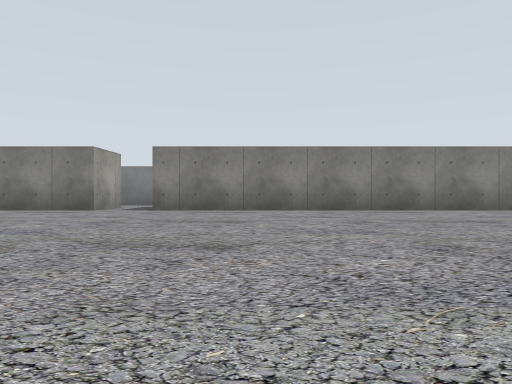
[1] (above)

14 first-person views from a walk through a Gazebo world. The camera is 0.72 m above the floor, looks level and sees 70° across. The floor is counted in squares, 2 m on a side. Each view is taken from the middle of a square. On the plan, view 1 faces up. The plan holds only what a view shows up to about 9 squares ahead; the rest is blank. The place goes on beyond the plan.

[2]
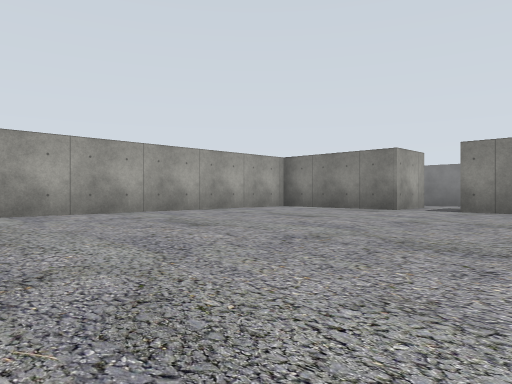

[3]
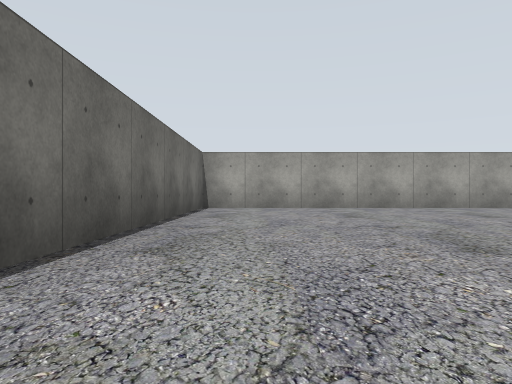

[4]
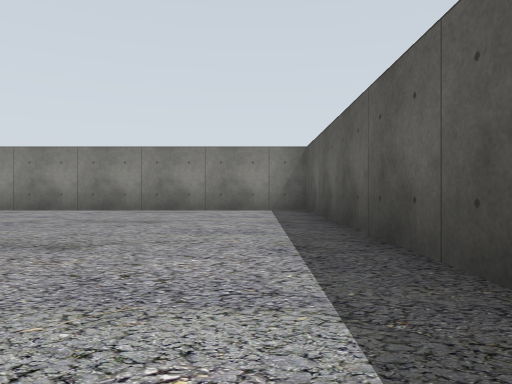

[5]
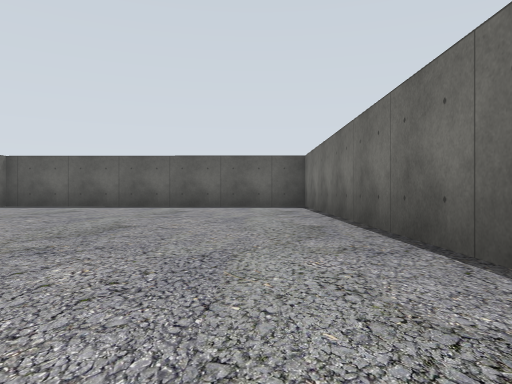

[6]
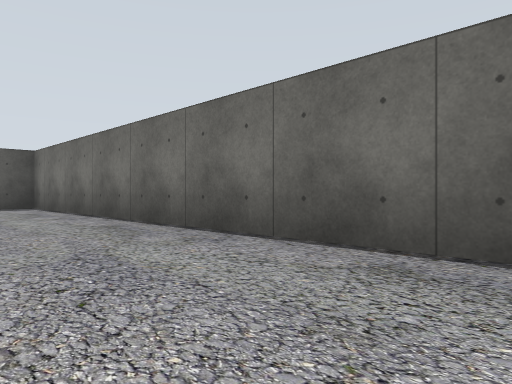

[7]
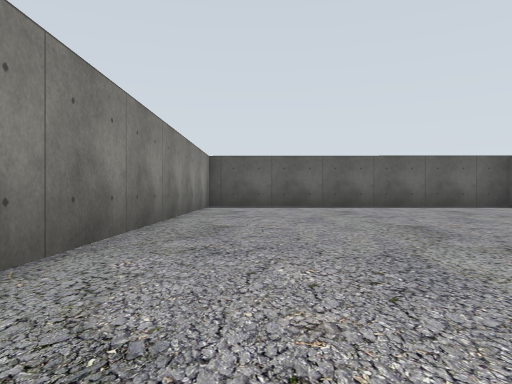

[8]
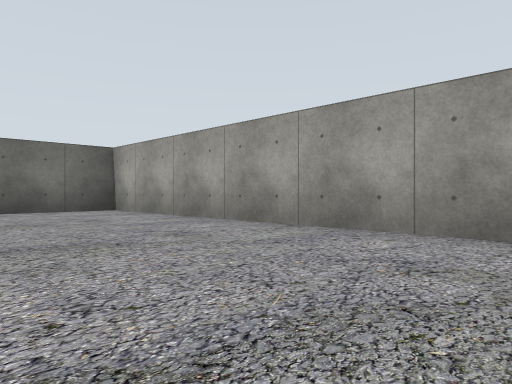

[9]
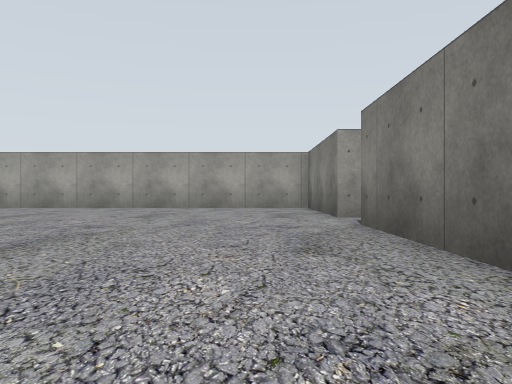

[10]
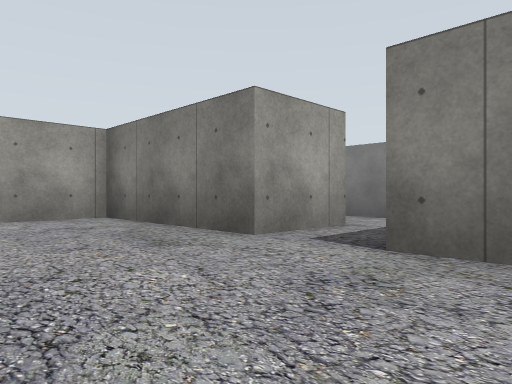

[11]
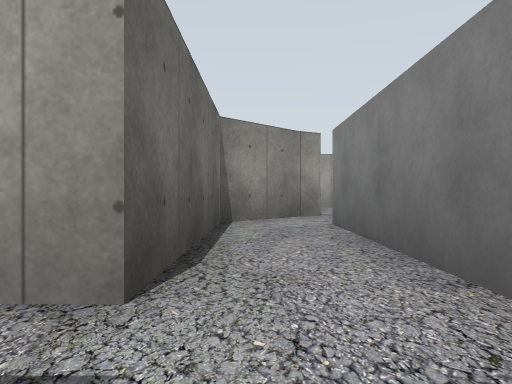

[12]
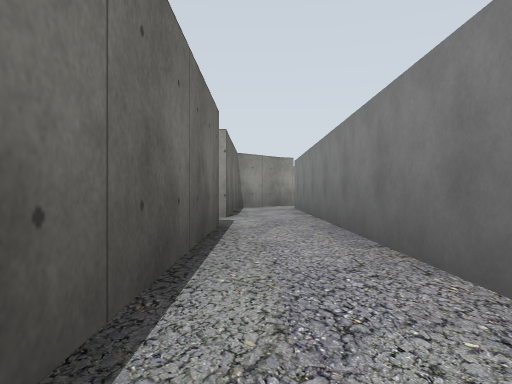

[13]
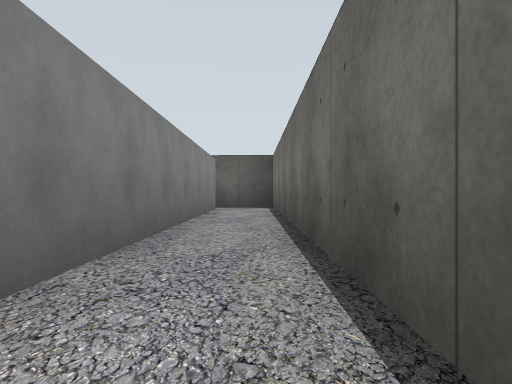

[14]
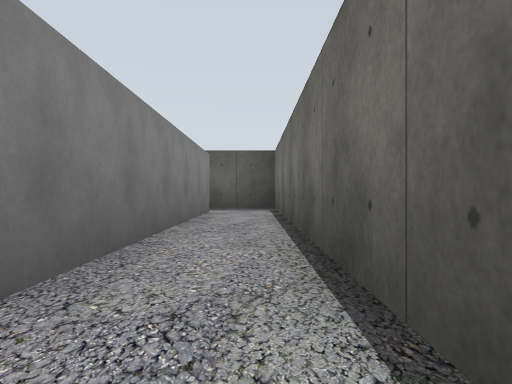

### Floor plan
Key: @ floor where view 1 was taken; # wall or solid block; . floor; B grey box.
Columns run from 8 left of view 1 to 8 right of it. Each row starts with its distance up from view 1.
 10 #.BBBBBBBBBBBBB.#
  9 ##..............#
  8  ####.###########
  7  #..............#
  6  #..............#
  5  #..............#
  4  #..............#
  3  #..............#
  2  #..............#
  1  #..............#
  0  #......@.......#
 -1  ################

Positions as (right, up) in squares from view 1, and headings:
1: (0, 0), facing up
2: (0, 0), facing up-left
3: (2, 1), facing left
4: (7, 0), facing up
5: (-1, 1), facing right
6: (-1, 2), facing down-right
7: (-1, 6), facing right
8: (-3, 7), facing down-left
9: (2, 6), facing left
10: (-1, 5), facing up-left
11: (-2, 9), facing left
12: (2, 9), facing left
13: (-1, 9), facing right
14: (0, 9), facing right
